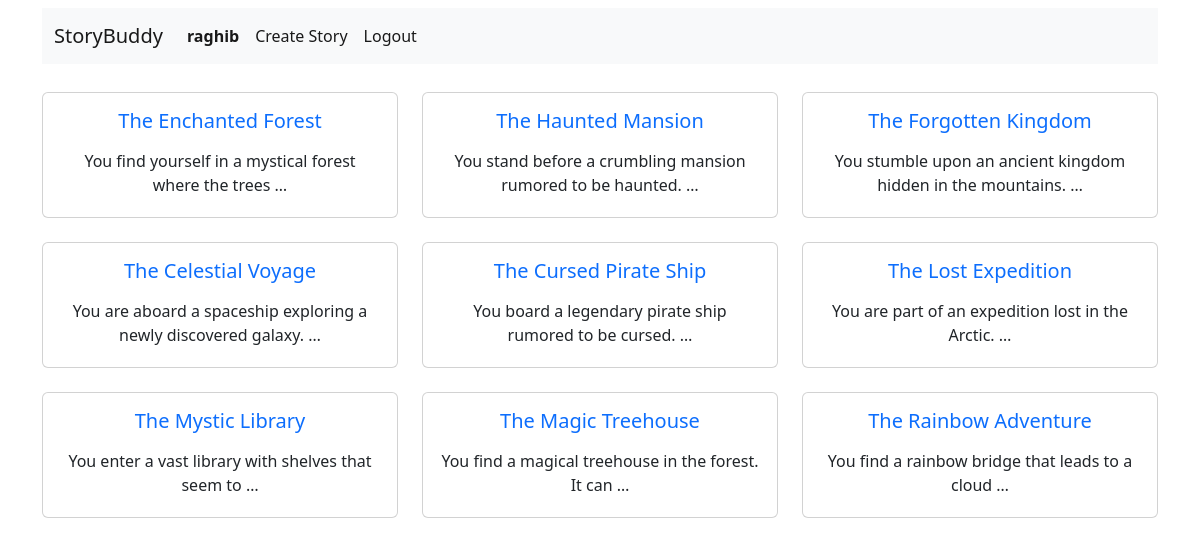
The app's page /home/ (signed in) with its own data.
### story_app/models.py (models this page shows, shortened)
class Story(MPTTModel):
    author = models.ForeignKey(User, related_name="stories", on_delete=models.CASCADE)
    title = models.CharField(max_length=150, unique=True)
    parent = TreeForeignKey('self', on_delete=models.CASCADE, null=True, blank=True, related_name='children')
    details = models.TextField(null=True,blank=True)
    views = models.PositiveIntegerField(default=0)
    created_at = models.DateTimeField(auto_now_add=True)
    class MPTTMeta:
        order_insertion_by = ['parent','title']

### story_app/views.py (the view)
# urls.py: path('home/',views.story_list,name='home'),
def story_list(request):
    user = request.user
    stories = Story.objects.filter(parent=None)
    return render(request, 'index.html', {'user':user,'stories': stories})

### templates/index.html
{% extends "base.html" %}
{% block content %}
<div class="row row-cols-1 row-cols-md-3 g-4 mt-1">
    {% for story in stories %}
    <a href="{% url 'story_details' story.id %}" class="text-decoration-none">
        <div class="col">
            <div class="card" style="height: 100%;">
                <div class="card-body">
                    <h5 class="card-title text-center mb-3">{{ story.title }}</h5>
                    <p class="mt-2 mb-1 text-dark text-center">{{ story.details|truncatewords:10 }}</p>
                </div>
            </div>
        </div>
    </a>
    {% endfor %}
</div>
{% endblock content %}

### templates/navbar.html (shortened to what this page needs)
<nav class="navbar navbar-expand-lg bg-light mt-2">
    <div class="container-fluid">
      <a class="navbar-brand" href="{% url 'home' %}">StoryBuddy</a>
      <div class="collapse navbar-collapse" id="navbarSupportedContent">
        <ul class="navbar-nav me-auto mb-2 mb-lg-0">
          {% if user.id %}
          <li class="nav-item">
            <a class="nav-link active" href="{% url 'author_profile' %}"><b>{{user.username}}</b></a>
          </li>
          <li class="nav-item">
            <a class="nav-link active" href="{% url 'create_story' %}">Create Story</a>
          </li>
          <li class="nav-item">
            <a class="nav-link active" href="{% url 'logout' %}">Logout</a>
          </li>
          {% endif %}
        </ul>
      </div>
    </div>
  </nav>

### records on screen
Story: title "The Enchanted Forest", details "You find yourself in a mystical forest where the trees …"
Story: title "The Haunted Mansion", details "You stand before a crumbling mansion rumored to be haunted. …"
Story: title "The Forgotten Kingdom", details "You stumble upon an ancient kingdom hidden in the mountains. …"
Story: title "The Celestial Voyage", details "You are aboard a spaceship exploring a newly discovered galaxy. …"
Story: title "The Cursed Pirate Ship", details "You board a legendary pirate ship rumored to be cursed. …"
Story: title "The Lost Expedition", details "You are part of an expedition lost in the Arctic. …"
Story: title "The Mystic Library", details "You enter a vast library with shelves that seem to …"
Story: title "The Magic Treehouse", details "You find a magical treehouse in the forest. It can …"
Story: title "The Rainbow Adventure", details "You find a rainbow bridge that leads to a cloud …"

### other values on screen
{{ user.username }} "raghib"
